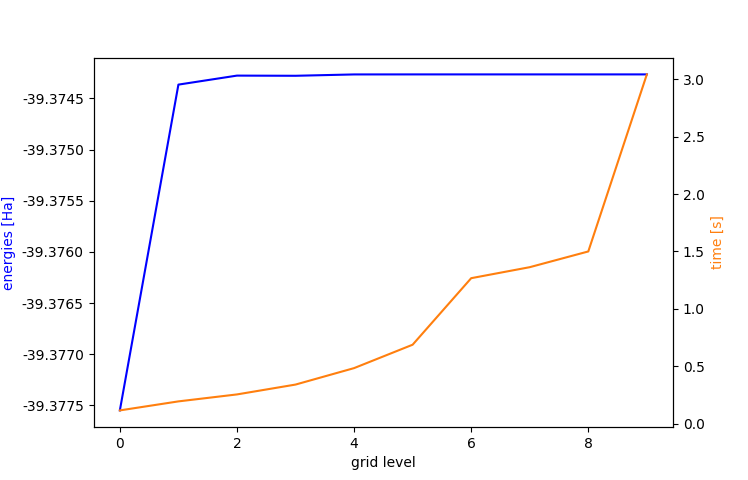

Generate this figure with Python:
from pyscf import gto, dft
import matplotlib.pyplot as plt
from matplotlib.ticker import FormatStrFormatter
import time


ch4 = gto.Mole()
ch4.atom = 'C 0.5, 0.5, 0.5; H 0, 0, 0; H 0, 1, 1; H 1, 1, 0; H 1, 0, 1'
ch4.basis = 'sto-3g'
ch4.build()

mf = dft.RKS(ch4)
mf.xc = 'lda,pw'
e_tot = []
times = []
for i in range(10):
    mf.grids.level = i
    start = time.time()
    mf.kernel()
    end = time.time()
    e_tot.append(mf.e_tot)
    times.append(end - start)

fig, ax1 = plt.subplots()
ax1.yaxis.set_major_formatter(FormatStrFormatter('%.4f'))
ax1.set_xlabel('grid level')
ax1.set_ylabel('energies [Ha]', color='blue')
ax1.plot(e_tot, color='blue')
ax2 = ax1.twinx()
ax2.set_ylabel('time [s]', color='orange')
ax2.plot(times, color='orange')
plt.show()
